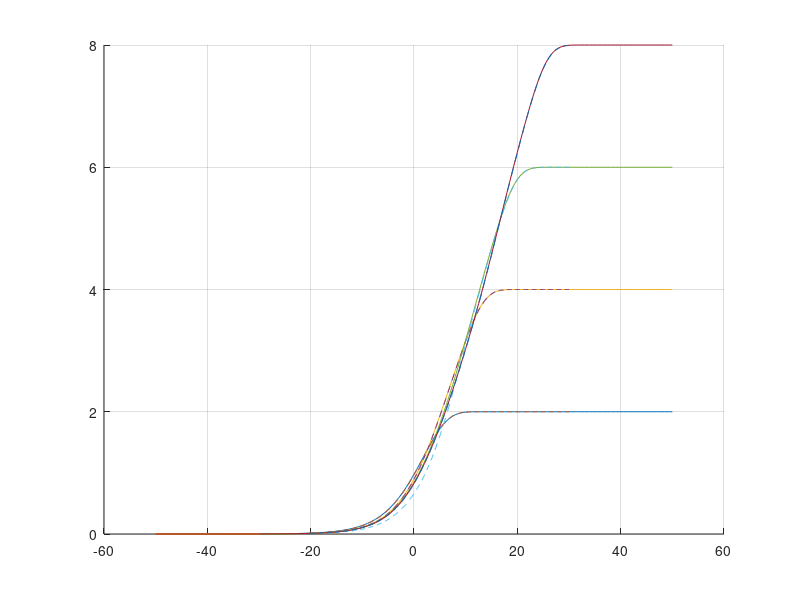
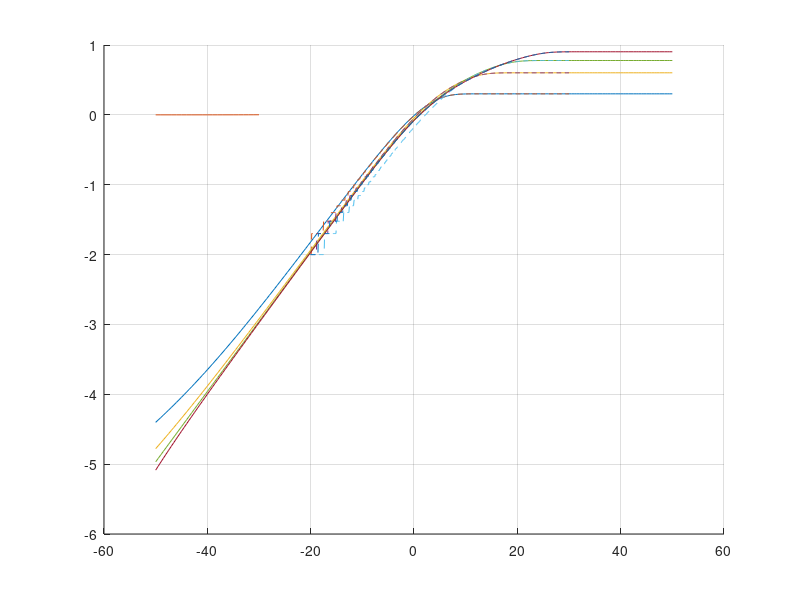
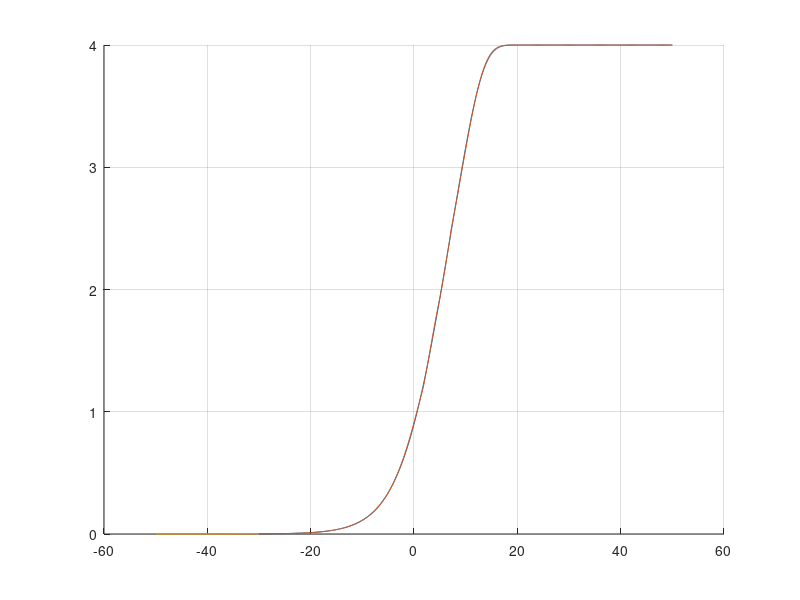
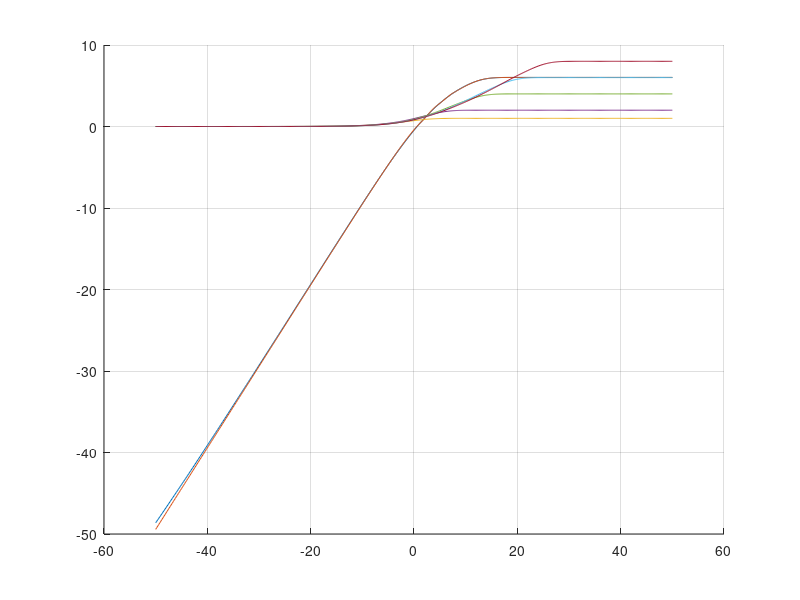

Here is the MATLAB script that generated these plots, in order: (Note: this script raises an error after producing the figures.)
%%
clear all;

morseRawData = load('InMoRSE.txt');
morseSinr = morseRawData(:,1);
morseMi_QPSK = morseRawData(:,2);
morseMi_16QAM = morseRawData(:,3);
morseMi_64QAM = morseRawData(:,4);
morseMi_256QAM = morseRawData(:,5);

load("MyCalculation.mat");

figure(1); hold on; grid on;
plot(snrTable, miTable_QPSK); plot(morseSinr, morseMi_QPSK, '--');
plot(snrTable, miTable_16QAM); plot(morseSinr, morseMi_16QAM, '--');
plot(snrTable, miTable_64QAM); plot(morseSinr, morseMi_64QAM, '--');
plot(snrTable, miTable_256QAM); plot(morseSinr, morseMi_256QAM, '--');

figure(2); hold on; grid on;
plot(snrTable, log10(miTable_QPSK)); plot(morseSinr, log10(morseMi_QPSK), '--');
plot(snrTable, log10(miTable_16QAM)); plot(morseSinr, log10(morseMi_16QAM), '--');
plot(snrTable, log10(miTable_64QAM)); plot(morseSinr, log10(morseMi_64QAM), '--');
plot(snrTable, log10(miTable_256QAM)); plot(morseSinr, log10(morseMi_256QAM), '--');

%%
clear all;
load("MyCalculation_New.mat");

fitVal = zeros(size(snrTable));
for idx = 1:size(snrTable,2)
    snrVal = db2pow(snrTable(idx));
    if snrVal < 1.47
        fitVal(idx) = -0.229*(snrVal^2) + 1.14*snrVal;
    elseif snrVal < 3.3
        fitVal(idx) = -0.112*(snrVal^2) + 0.963*snrVal;
    elseif snrVal < 5.2
        fitVal(idx) = 4 - exp(-0.152*snrVal + 1.21);
    else
        fitVal(idx) = 4 - exp(-0.12*snrVal + 1.04);
    end
end

figure(3); hold on; grid on;
plot(snrTable, miTable_16QAM);
plot(snrTable, fitVal);

figure(4); hold on; grid on;
plot(snrTable, pow2db(miTable_16QAM));
plot(snrTable, pow2db(fitVal));

figure(5); hold on; grid on;
plot(snrTable, miTable_16QAM - fitVal);
figure(6); hold on; grid on;
plot(snrTable, pow2db(miTable_16QAM) - pow2db(fitVal));

%%
clear all;
load("MyCalculation_New.mat");
figure(7); hold on; grid on;
plot(snrTable, miTable_16QAM);
plot(snrTable(1:270), -0.229*(db2pow(snrTable(1:270)) .^ 2) + 1.14 * db2pow(snrTable(1:270)), '*');
plot(snrTable(260:280), -0.112*(db2pow(snrTable(260:280)) .^ 2) + 0.963 * db2pow(snrTable(260:280)), 'o');
plot(snrTable(275:295), 4 - exp(-0.152*db2pow(snrTable(275:295)) + 1.21), '*');
plot(snrTable(280:end), 4 - exp(-0.12*db2pow(snrTable(280:end)) + 1.04), 'o');

%%
clear all;
plotRange = 1:40;
load("n30_p40_10m.mat");
figure(5); hold on; grid on; plot(snrTable(plotRange), pow2db(log2(1+db2pow(snrTable(plotRange)))), '--');
figure(5); hold on; grid on; plot(snrTable(plotRange), pow2db(abs(miTable_BPSK(plotRange))));
figure(5); hold on; grid on; plot(snrTable(plotRange), pow2db(abs(miTable_QPSK(plotRange))));
figure(5); hold on; grid on; plot(snrTable(plotRange), pow2db(abs(miTable_16QAM(plotRange))));
figure(5); hold on; grid on; plot(snrTable(plotRange), pow2db(abs(miTable_64QAM(plotRange))));
load("n30_p40_1m.mat");
figure(5); hold on; grid on; plot(snrTable(plotRange), pow2db(abs(miTable_256QAM(plotRange))));


%%
clear all;
load("MyCalculation_New.mat");
figure(4); hold on; grid on; plot(snrTable, (abs(miTable_BPSK)));
figure(4); hold on; grid on; plot(snrTable, (abs(miTable_QPSK)));
figure(4); hold on; grid on; plot(snrTable, (abs(miTable_16QAM)));
figure(4); hold on; grid on; plot(snrTable, (abs(miTable_64QAM)));
figure(4); hold on; grid on; plot(snrTable, (abs(miTable_256QAM)));

load("n30_p40_10m.mat");
figure(5); hold on; grid on; plot(snrTable, (abs(miTable_BPSK)));
figure(5); hold on; grid on; plot(snrTable, (abs(miTable_QPSK)));
figure(5); hold on; grid on; plot(snrTable, (abs(miTable_16QAM)));
figure(5); hold on; grid on; plot(snrTable, (abs(miTable_64QAM)));

load("n50_n30_100m.mat");
figure(1); hold on; grid on; plot(snrTable, (abs(miTable_BPSK)));
figure(2); hold on; grid on; plot(snrTable, (abs(miTable_QPSK)));
figure(3); hold on; grid on; plot(snrTable, (abs(miTable_16QAM)));

% plot(snrTable(1:250), pow2db(miTable_QPSK(1:250)), '*'); hold on; grid on;
% plot(snrTable(1:270), miTable_16QAM(1:270), '*'); hold on; grid on;

% % BPSK
% cftool(snrTable(10:220), pow2db(miTable_BPSK(10:220)));

%%
miShannon_dB = 0.9925*SNR_dB + 1.396; % SNR_dB <= -10
miBPSK_dB = 0.9851*SNR_dB + 1.207; % SNR_dB <= -10
miQPSK_dB = 0.9927*SNR_dB + 1.401; % SNR_dB <= -10
mi16QAM_dB = 0.9964*SNR_dB + 0.5325; % SNR_dB <= -10
mi64QAM_dB = 0.9964*SNR_dB + 0.3163; % SNR_dB <= -10
mi256QAM_dB = 0.9963*SNR_dB + 0.2641; % SNR_dB <= -10

miShannon_dB = 0.9999*SNR_dB + 1.588; % SNR_dB <= -30
miBPSK_dB = 1.002*SNR_dB + 1.692; % SNR_dB <= -30
miQPSK_dB = 0.9979*SNR_dB + 1.509; % SNR_dB <= -30
mi16QAM_dB = 0.9991*SNR_dB + 0.5885; % SNR_dB <= -30

%%
clear all;
snrSamples = []; miBPSKSamples = []; miQPSKSamples = []; mi16QAMSamples = []; mi64QAMSamples = []; mi256QAMSamples = [];
load("n50_n30_100m.mat");
snrSamples = [snrSamples snrTable];
miBPSKSamples = [miBPSKSamples miTable_BPSK];
miQPSKSamples = [miQPSKSamples miTable_QPSK];
mi16QAMSamples = [mi16QAMSamples miTable_16QAM];

load("n30_p40_10m.mat");
snrSamples = [snrSamples snrTable];
miBPSKSamples = [miBPSKSamples miTable_BPSK];
miQPSKSamples = [miQPSKSamples miTable_QPSK];
mi16QAMSamples = [mi16QAMSamples miTable_16QAM];
mi64QAMSamples = [mi64QAMSamples miTable_64QAM];

load("n30_p40_1m.mat");
mi256QAMSamples = [mi256QAMSamples miTable_256QAM];
clear("miTable_*", "snrTable");

cftool(snrSamples(1:62), pow2db(miBPSKSamples(1:62)));  % y = 0.9938x + 1.368
cftool(snrSamples(1:62), pow2db(miQPSKSamples(1:62)));  % y = 0.9966x + 1.469
cftool(snrSamples(1:62), pow2db(mi16QAMSamples(1:62)));  % y = 0.9984x + 0.5671

%%
clear all;
load("MutualInformation.mat");
load("n30_p40_10m.mat");
%load("n30_p40_1m.mat");
%load("n50_n30_100m.mat");
%load("MyCalculation_New.mat");

figure(1); hold on; grid on;
plot(snrTable, log10(miTable_BPSK)); plot(MutualInformation(:,1), log10(MutualInformation(:,2)), '--');
figure(2); hold on; grid on;
plot(snrTable, log10(miTable_QPSK)); plot(MutualInformation(:,1), log10(MutualInformation(:,3)), '--');
figure(3); hold on; grid on;
plot(snrTable, log10(miTable_16QAM)); plot(MutualInformation(:,1), log10(MutualInformation(:,4)), '--');
figure(4); hold on; grid on;
plot(snrTable, log10(miTable_64QAM)); plot(MutualInformation(:,1), log10(MutualInformation(:,5)), '--');
figure(5); hold on; grid on;
plot(snrTable, log10(miTable_256QAM)); plot(MutualInformation(:,1), log10(MutualInformation(:,6)), '--');


